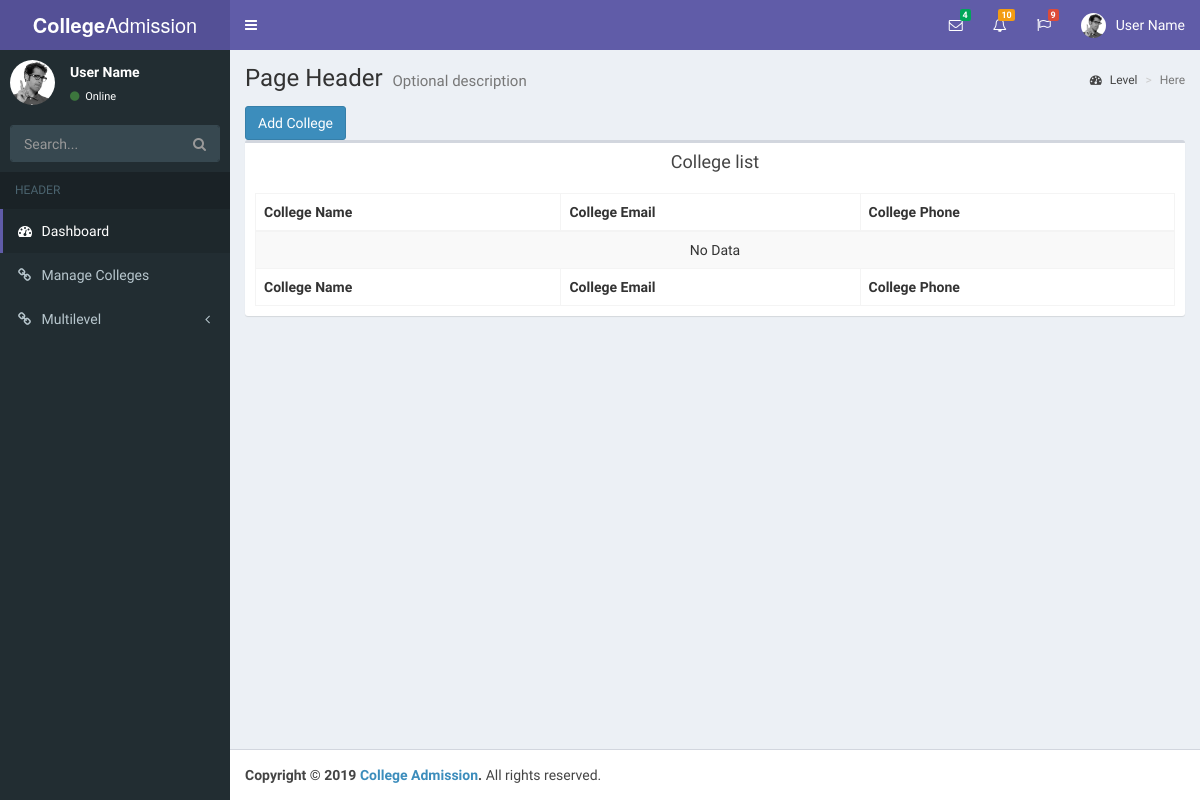
/college_master.php (signed in), run on an earlier commit of the app's database.
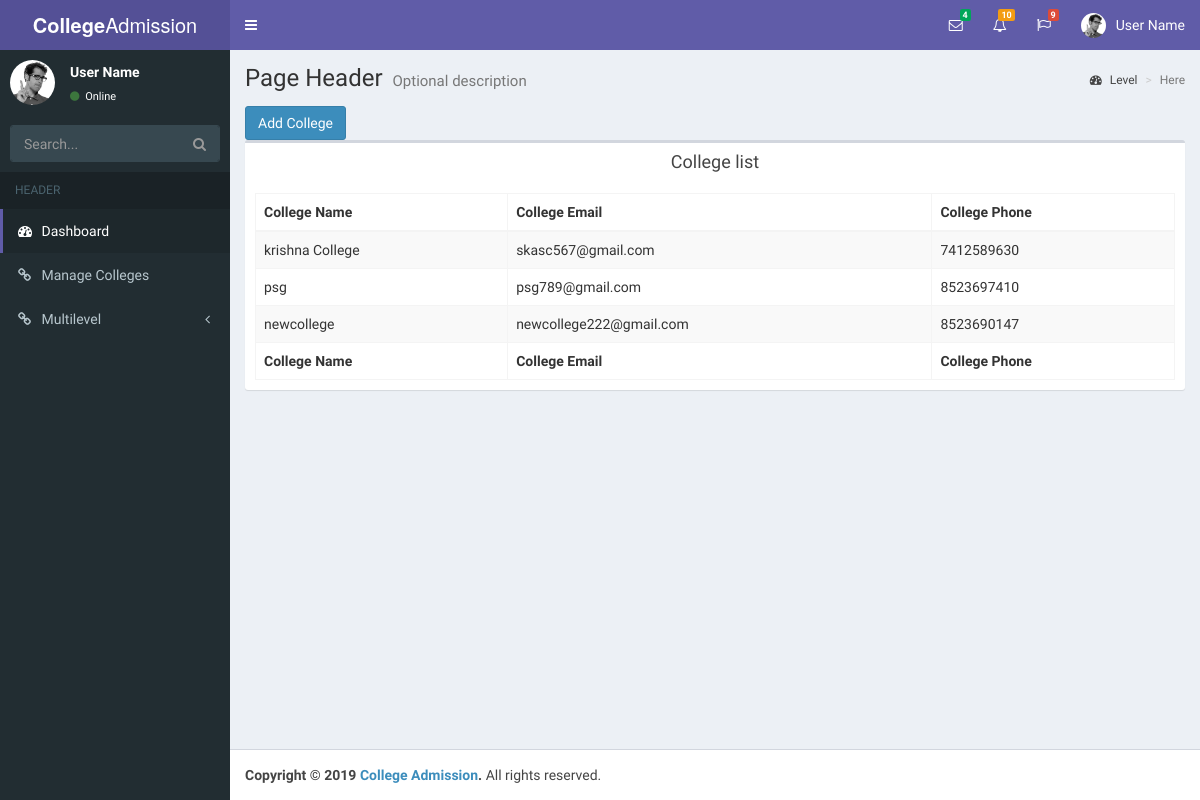
And on a later commit of the database.
### tables this page shows
CREATE TABLE `college_master` (
  `id` int(11) NOT NULL,
  `college_name` varchar(255) NOT NULL,
  `college_email` varchar(255) NOT NULL,
  `college_password` varchar(255) NOT NULL,
  `college_mobile` varchar(20) NOT NULL,
  `user_type` varchar(100) NOT NULL DEFAULT 'college'
);

### inc/services/db_config.php (called while the page is built, shortened)
<?php
class DB_con {
	public $connection;
	function __construct(){
		$this->connection = new mysqli(DB_SERVER, DB_USERNAME, DB_PASSWORD,DB_DATABASE);
	}
	function ret_obj(){
		return $this->connection;
	}
}

### inc/services/class.user.php (called while the page is built, shortened)
<?php
	include_once "db_config.php";
	class User{
		protected $db;
		public function __construct(){
			$this->db = new DB_con();
			$this->db = $this->db->ret_obj();
		}
	public function select($table, $rows = '*', $where = null, $union = null, $where1 = null, $order = null)
    {
        $q = 'SELECT '.$rows.' FROM '.$table;
		$result= $this->db->query($q);
		while($row= mysqli_fetch_array($result))
		{
			$array[]=$row;
		}
		if(!empty($array))
		{
		return $array;
		}
		else
		{
		return false;
		}
    }
}

### college_master.php (the view, shortened to what this page needs)
<?php
  include './inc/services/class.user.php';
  $user = new User();
	include './inc/header.php';
	include './inc/sidebar.php';
 ?>
   <div class="content-wrapper">
    <section class="content-header">
      <h1>
        Page Header
        <small>Optional description</small>
      </h1>
      <ol class="breadcrumb">
        <li><a href="#"><i class="fa fa-dashboard"></i> Level</a></li>
        <li class="active">Here</li>
      </ol>
    </section>
    <section class="content container-fluid">
    <a href="add_college.php"><button class="btn btn-primary">Add College</button></a>
    <div class="box">
            <div class="box-header text-center">
              <h3 class="box-title">College list</h3>
            </div>
            <div class="box-body">
              <table id="example1" class="table table-bordered table-striped">
                <thead>
                <tr>
                  <th>College Name</th>
                  <th>College Email</th>
                  <th>College Phone</th>
                </tr>
                </thead>
                <tbody>
                <?php
                    $table='college_master';
                    $details = $user->select($table);
                    if($details){
					foreach($details as $d)
					{
				?>
                <tr>
                  <td><?php echo $d['college_name'];?></td>
                  <td><?php echo $d['college_email'];?>
                  </td>
                  <td><?php echo $d['college_mobile'];?></td>
                </tr>
                    <?php }} else{
                        ?>
                <tr >
                  <td colspan='4' class='text-center'>No Data</td>
                </tr>
                    <?php
                    }?>
                </tbody>
                <tfoot>
                <tr>
                    <th>College Name</th>
                  <th>College Email</th>
                  <th>College Phone</th>
                </tr>
                </tfoot>
              </table>
            </div>
          </div>
    </section>
  </div>
  <?php
  include './inc/footer.php';
   ?>

### inc/head_ass.php (shortened to what this page needs)
<!DOCTYPE html>
<html>
<head>
  <link rel="stylesheet" href="inc/includes/bower_components/bootstrap/dist/css/bootstrap.min.css">
  <link rel="stylesheet" href="inc/includes/bower_components/font-awesome/css/font-awesome.min.css">
  <link rel="stylesheet" href="inc/includes/bower_components/Ionicons/css/ionicons.min.css">
  <link rel="stylesheet" href="inc/includes/dist/css/AdminLTE.min.css">
  <link rel="stylesheet" href="inc/includes/dist/css/skins/_all-skins.min.css">
  <link rel="stylesheet" href="inc/includes/bower_components/datatables.net-bs/css/dataTables.bootstrap.min.css">
</head>

### inc/header.php (shortened to what this page needs)
<?php include 'head_ass.php' ?>
<body class="hold-transition skin-purple sidebar-mini">
<div class="wrapper">
  <header class="main-header">
    <a href="index.php" class="logo">
      <span class="logo-lg"><b>College</b>Admission</span>
    </a>
    <nav class="navbar navbar-static-top" role="navigation">
      <a href="#" class="sidebar-toggle" data-toggle="push-menu" role="button">
      </a>
      <div class="navbar-custom-menu">
        <ul class="nav navbar-nav">
          <li class="dropdown messages-menu">
            <a href="#" class="dropdown-toggle" data-toggle="dropdown">
              <i class="fa fa-envelope-o"></i>
              <span class="label label-success">4</span>
            </a>
          </li>
          <li class="dropdown notifications-menu">
            <a href="#" class="dropdown-toggle" data-toggle="dropdown">
              <i class="fa fa-bell-o"></i>
              <span class="label label-warning">10</span>
            </a>
          </li>
          <li class="dropdown tasks-menu">
            <a href="#" class="dropdown-toggle" data-toggle="dropdown">
              <i class="fa fa-flag-o"></i>
              <span class="label label-danger">9</span>
            </a>
          </li>
          <li class="dropdown user user-menu">
            <a href="#" class="dropdown-toggle" data-toggle="dropdown">
              <img src="inc/includes/dist/img/user2-160x160.jpg" class="user-image" alt="User Image">
              <span class="hidden-xs">User Name</span>
            </a>
          </li>
        </ul>
      </div>
    </nav>
  </header>

### inc/sidebar.php (shortened to what this page needs)
<aside class="main-sidebar">
  <section class="sidebar">
    <div class="user-panel">
      <div class="pull-left image">
        <img src="inc/includes/dist/img/user2-160x160.jpg" class="img-circle" alt="User Image">
      </div>
      <div class="pull-left info">
        <p>User Name</p>
        <a href="#"><i class="fa fa-circle text-success"></i> Online</a>
      </div>
    </div>
    <form action="#" method="get" class="sidebar-form">
      <div class="input-group">
        <input type="text" name="q" class="form-control" placeholder="Search...">
        <span class="input-group-btn">
            <button type="submit" name="search" id="search-btn" class="btn btn-flat"><i class="fa fa-search"></i>
            </button>
          </span>
      </div>
    </form>
    <ul class="sidebar-menu" data-widget="tree">
      <li class="header">HEADER</li>
      <li class="active"><a href="index.php"><i class="fa fa-dashboard"></i> <span>Dashboard</span></a></li>
      <?php
      if($_SESSION['user_type'] == 'superadmin'){
        ?>
          <li><a href="college_master.php"><i class="fa fa-link"></i> <span>Manage Colleges</span></a></li>
        <?php
      }
      ?>
      <li class="treeview">
        <a href="#"><i class="fa fa-link"></i> <span>Multilevel</span>
          <span class="pull-right-container">
              <i class="fa fa-angle-left pull-right"></i>
            </span>
        </a>
      </li>
    </ul>
  </section>
</aside>

### inc/footer.php (shortened to what this page needs)
 <footer class="main-footer">
    <strong>Copyright &copy; 2019 <a href="#">College Admission</a>.</strong> All rights reserved.
  </footer>
</div>
</body>
</html>

What changed in the data, as far as the page shows it:
added college_master: college_name "krishna College", college_email "skasc567@gmail.com", college_mobile "7412589630"
added college_master: college_name "psg", college_email "psg789@gmail.com", college_mobile "8523697410"
added college_master: college_name "newcollege", college_email "newcollege222@gmail.com", college_mobile "8523690147"
Also different on the page:
text no longer shown: "No Data"
